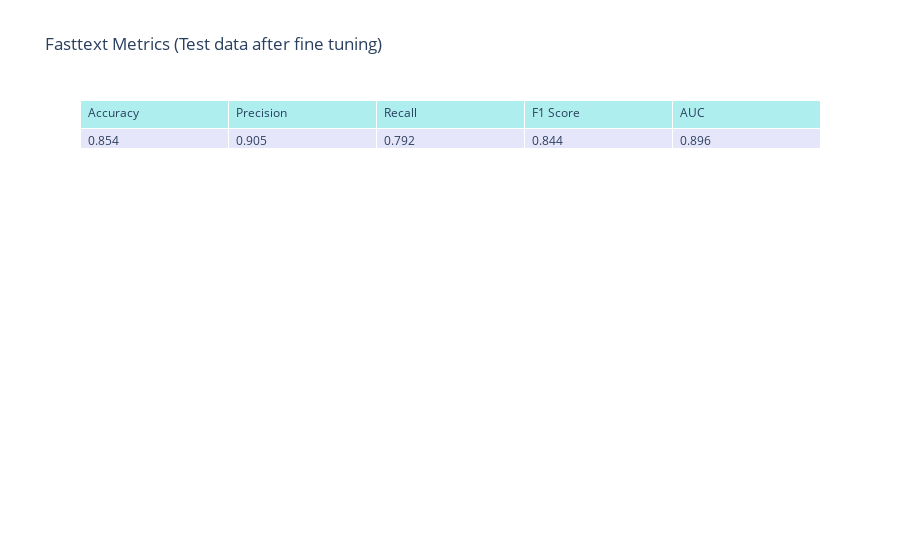

Notebook cell for this chart:
### Code cell
# Evaluate on test data 
metrics_test_tuned = get_metrics_fasttext(model_tuned, clean_texts_test, y_test)
plot_metrics_table(metrics_test_tuned, title="Fasttext Metrics (Test data after fine tuning)")

### Figure 1 — Plotly figure (JSON) as saved in the notebook; plotly's stock layout.template omitted (floating-point values rounded to 4 significant figures)
{"data": [{"cells": {"align": "left", "fill": {"color": "lavender"}, "values": [0.854, 0.905, 0.792, 0.844, 0.896]}, "header": {"align": "left", "fill": {"color": "paleturquoise"}, "values": ["Accuracy", "Precision", "Recall", "F1 Score", "AUC"]}, "type": "table"}], "layout": {"title": {"text": "Fasttext Metrics (Test data after fine tuning)"}}}
